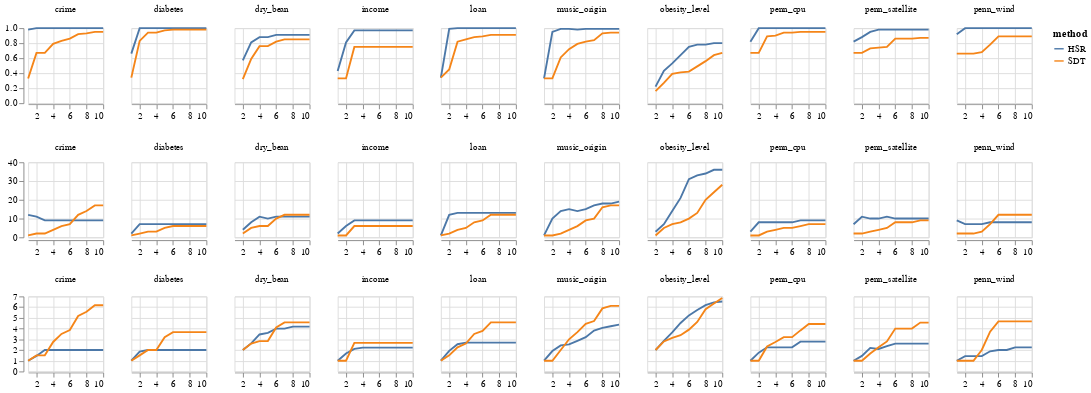

This figure's notebook cell:
### Code cell
alt.Chart(to_plot).mark_line().encode(
    x=alt.X('n_feat:Q', axis=alt.Axis(tickCount=6,title=None)),
    y=alt.Y(alt.repeat('row'), type='quantitative', axis=alt.Axis(tickCount=5,title=None)),
    color="method:N",
).properties(
    width=80,
    height = 80,
).facet(
    column=alt.Column('data_name:N', title=None),
).repeat(
#     row=['coverage', 'avg_feat', 'set_size', 'node_num']
    row=['coverage', 'number of rules', 'average conditions'],
)

### Figure 1 — Vega-Lite specification as saved in the notebook (floating-point values rounded to 4 significant figures; data arrays with more than 128 entries replaced by an {"elided": "..."} marker saying what was removed)
{"config": {"view": {"continuousWidth": 400, "continuousHeight": 300}}, "repeat": {"row": ["coverage", "number of rules", "average conditions"]}, "spec": {"data": {"name": "data-ca86e0831bb23119cabf1b4a672c771b"}, "facet": {"column": {"type": "nominal", "field": "data_name", "title": null}}, "spec": {"mark": "line", "encoding": {"color": {"type": "nominal", "field": "method"}, "x": {"type": "quantitative", "axis": {"tickCount": 6, "title": null}, "field": "n_feat"}, "y": {"type": "quantitative", "axis": {"tickCount": 5, "title": null}, "field": {"repeat": "row"}}}, "height": 80, "width": 80}}, "$schema": "https://vega.github.io/schema/vega-lite/v4.8.1.json", "datasets": {"data-ca86e0831bb23119cabf1b4a672c771b": {"elided": "196 records"}}}
